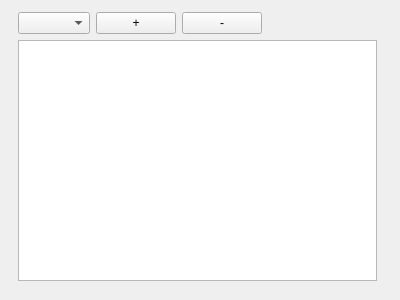
<?xml version="1.0" encoding="UTF-8"?>
<ui version="4.0">
 <class>LibraryLocationSettingClass</class>
 <widget class="QWidget" name="LibraryLocationSettingClass">
  <property name="geometry">
   <rect>
    <x>0</x>
    <y>0</y>
    <width>400</width>
    <height>300</height>
   </rect>
  </property>
  <property name="windowTitle">
   <string>LibraryLocationSetting</string>
  </property>
  <widget class="QWidget" name="verticalLayoutWidget">
   <property name="geometry">
    <rect>
     <x>7</x>
     <y>1</y>
     <width>381</width>
     <height>291</height>
    </rect>
   </property>
   <layout class="QVBoxLayout" name="verticalLayout">
    <item>
     <layout class="QHBoxLayout" name="horizontalLayout">
      <item>
       <widget class="QComboBox" name="comboBox"/>
      </item>
      <item>
       <widget class="QPushButton" name="pushButton">
        <property name="text">
         <string>+</string>
        </property>
       </widget>
      </item>
      <item>
       <widget class="QPushButton" name="pushButton_2">
        <property name="text">
         <string>-</string>
        </property>
       </widget>
      </item>
      <item>
       <spacer name="horizontalSpacer">
        <property name="orientation">
         <enum>Qt::Horizontal</enum>
        </property>
        <property name="sizeHint" stdset="0">
         <size>
          <width>40</width>
          <height>20</height>
         </size>
        </property>
       </spacer>
      </item>
     </layout>
    </item>
    <item>
     <widget class="QTreeView" name="treeView"/>
    </item>
   </layout>
  </widget>
 </widget>
 <layoutdefault spacing="6" margin="11"/>
 <resources/>
 <connections/>
</ui>
